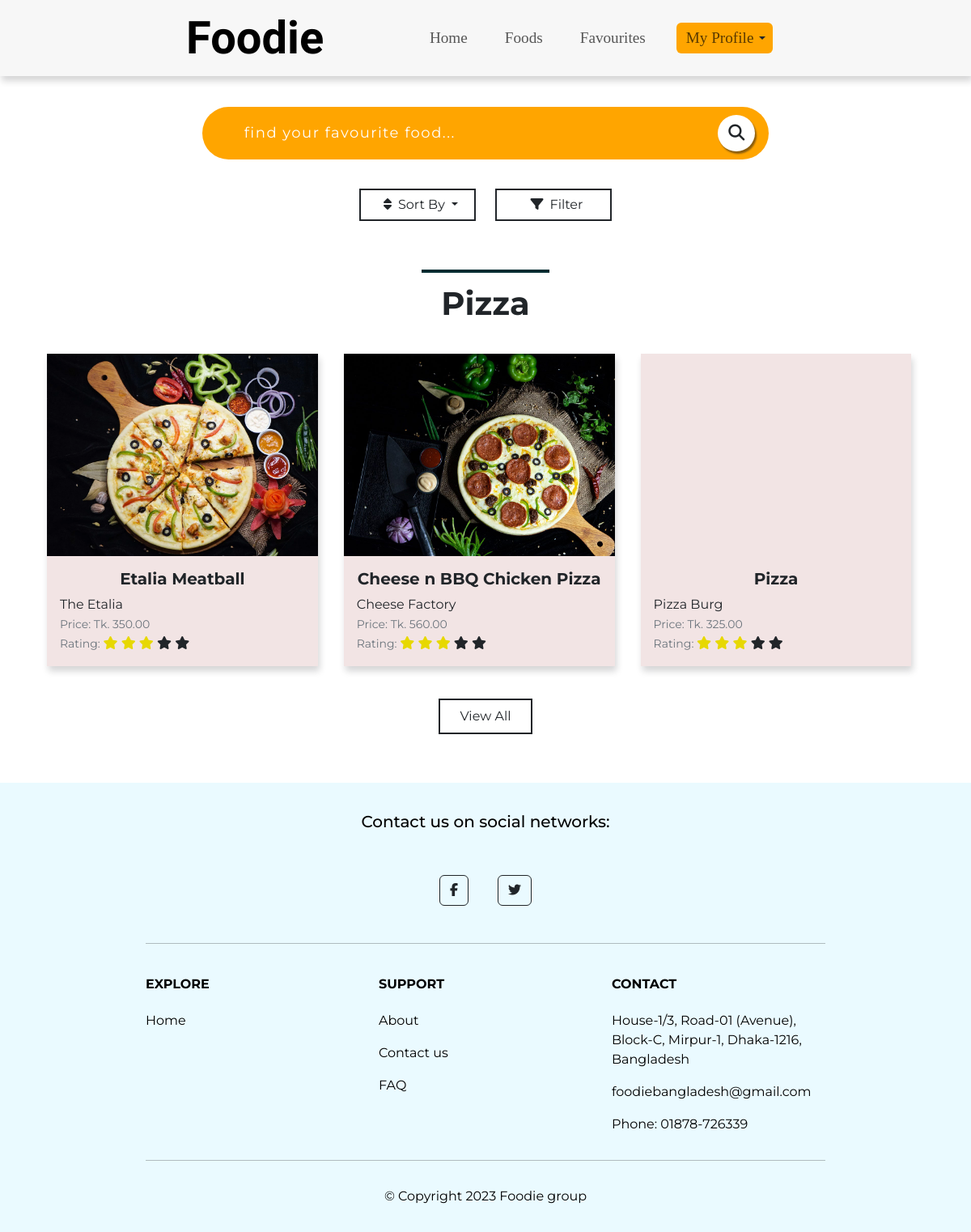
The page /Foodie/php/food.php on the database as committed earlier.
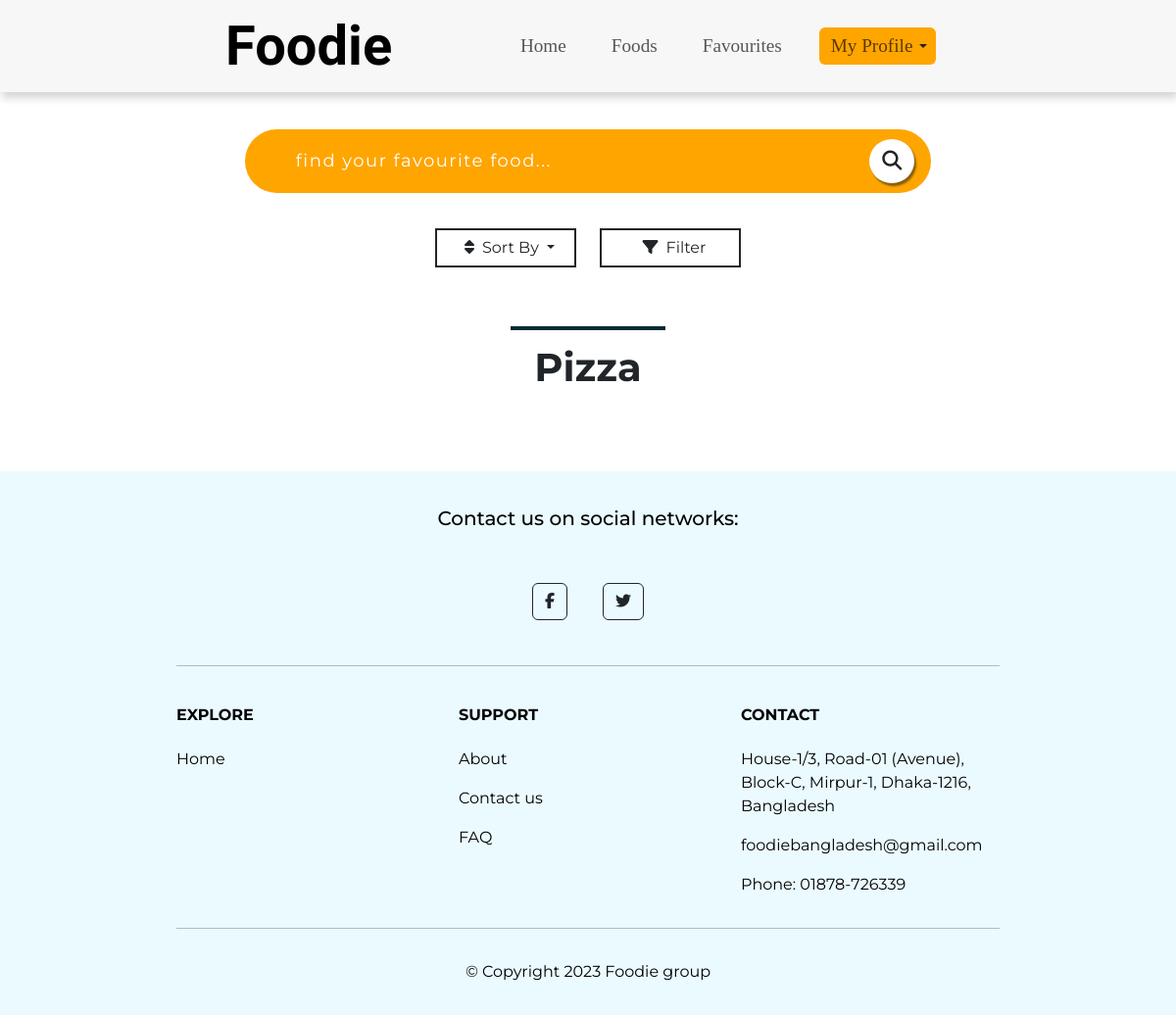
The same page on the database as committed later.
### tables this page shows
CREATE TABLE `food_info` (
  `food_id` int(11) NOT NULL,
  `food_name` varchar(255) NOT NULL,
  `restaurant_name` varchar(255) NOT NULL,
  `image` varchar(100) NOT NULL,
  `location` varchar(300) NOT NULL,
  `type` varchar(100) NOT NULL,
  `catagory` varchar(100) NOT NULL,
  `price` decimal(10,2) NOT NULL,
  `rating` decimal(3,1) NOT NULL,
  `description` text DEFAULT NULL
);

### Foodie/php/food.php (the view, shortened to what this page needs)
<?php
require_once('database.php');
?>
<!DOCTYPE html>
<html lang="en">
<head>
    <link href="https://cdn.jsdelivr.net/npm/bootstrap@5.3.0-alpha1/dist/css/bootstrap.min.css" rel="stylesheet">
    <link rel="stylesheet" href="../css/food.css">
</head>
<body>
    <section class="colored-section">
        <?php
        require('Navigation.php');
        ?>
    </section>
    <section id="filter-section">
        <div class="search">
            <form action="" class="search-bar">
                <input class="form-control me-2" type="search" placeholder="find your favourite food..." aria-label="Search">
                <button class="btn" type="submit"><i class="fa-solid fa-magnifying-glass fa-lg p-0"></i></button>
            </form>
        </div>
        <div>
            <form action="">
                <div class="select">
                    <div class="row">
                        <div class=" btn-group col-lg-6 col-sm-12">
                            <button class="btn dropdown-toggle" type="button" data-bs-toggle="dropdown" data-bs-auto-close="true" aria-expanded="false">
                                <i class="fa-solid fa-sort mx-2"></i>Sort By
                            </button>
                        </div>
                        <div class="btn-group col-lg-6 col-sm-12">
                            <button class="btn" type="button" data-bs-toggle="offcanvas" data-bs-target="#offcanvasTop" aria-controls="offcanvasTop"><i class="fa-solid fa-filter mx-2"></i>Filter</button>
                        </div>
                    </div>
                </div>
            </form>
        </div>
    </section>
    <section class="container">
    <div class="d-inline-flex p-2 px-4 food-title"><h1>Pizza</h1></div>
        <div class="d-flex flex-wrap justify-content-start box m-auto">
            <?php
            $query = "SELECT * FROM `food_info` WHERE `type`='Pizza' ORDER BY`rating` DESC";
            $result = mysqli_query($connect, $query);
            $count = mysqli_num_rows($result);
            while ($row = mysqli_fetch_assoc($result)) {
                $type = $row['type'];
            ?>
                <div class="card m-3">
                    <?php
                    $data = $row['food_id'];
                    $input = ($data * 123456789);
                    $encrypt = base64_encode($input);
                    ?>
                    <a class="p-0 m-0" href="food-detail.php?id=<?= $encrypt; ?>">
                        <div class="img-size"><img src="../image/<?= $row['image']; ?>" class="img-top" alt=""></div>
                    </a>
                    <div class="card-body">
                        <h5 class="card-title fw-bold"><?= $row['food_name']; ?></h5>
                        <div class=" text-start">
                            <p class="mb-0"><?= $row['restaurant_name']; ?></p>
                            <small class="text-secondary">Price: Tk. <?= $row['price']; ?> </small><br>
                            <small class="text-secondary">Rating: </small>
                            <span class="fa fa-star checked"></span>
                            <span class="fa fa-star checked"></span>
                            <span class="fa fa-star checked"></span>
                            <span class="fa fa-star"></span>
                            <span class="fa fa-star"></span>
                        </div>
                    </div>
                </div>
            <?php
            }
            ?>
            <?php
            if ($count > 3) {
            ?>
                <div id="load-<?= $type; ?>" class="load mx-auto mt-4"><button class="btn px-4 py-2" type="button">View All</button></div>
            <?php
            }
            ?>
    </section>
    <section class="white-section" id="footer">
        <?php
        require('footer.php');
        ?>
    </section>
</body>
</html>

Rows that differ between the two databases and show on the page:
removed food_info: image (picture), food_name "Etalia Meatball", restaurant_name "The Etalia", price "350.00"
removed food_info: image (picture), food_name "Cheese n BBQ Chicken Pizza", restaurant_name "Cheese Factory", price "560.00"
removed food_info: food_name "Pizza", restaurant_name "Pizza Burg", price "325.00"
Other text that changed with them:
text no longer shown: "View All"
